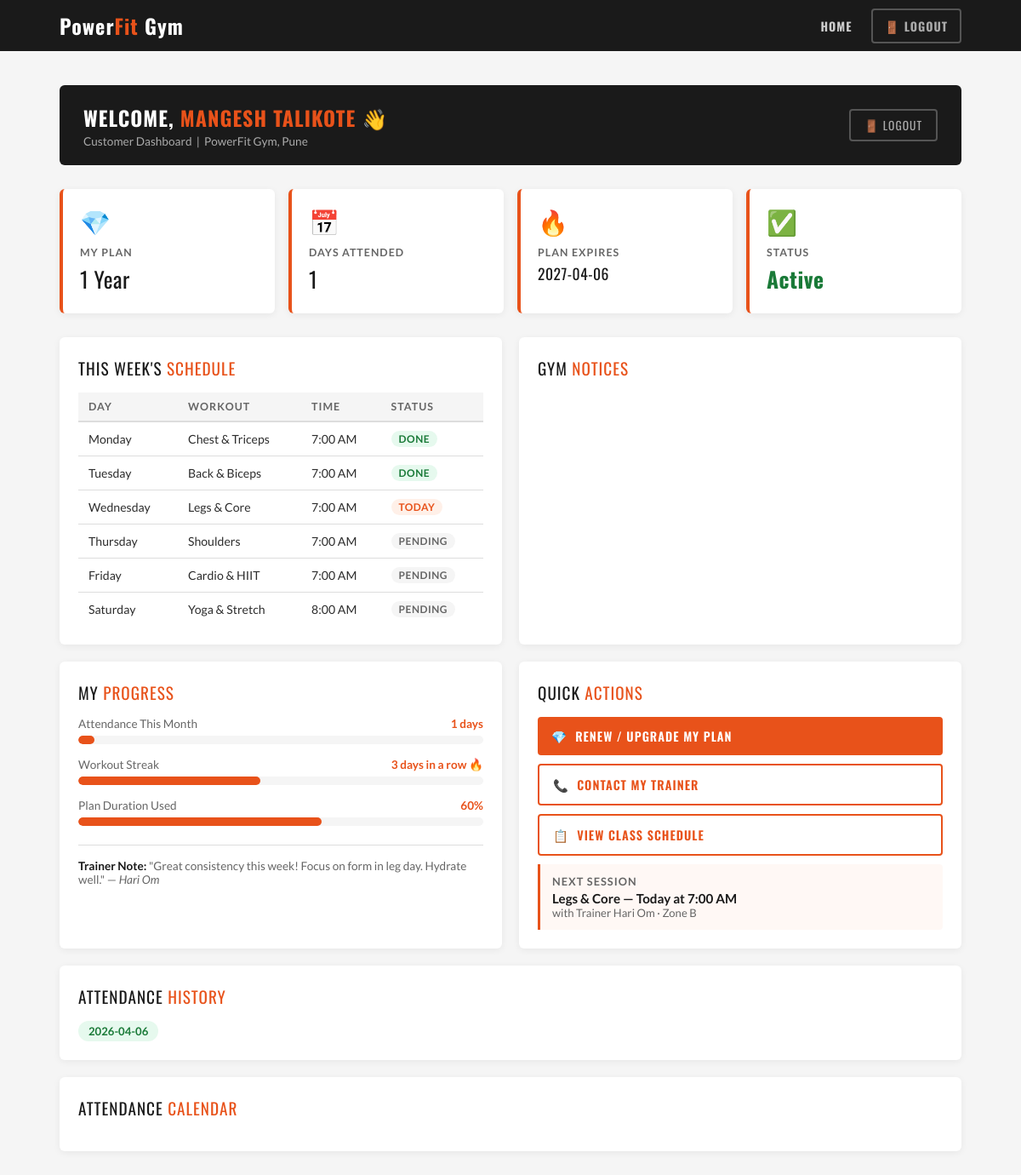
/dashboard (signed in), run on the app's committed database.
### tables this page shows
CREATE TABLE members(
        id INTEGER PRIMARY KEY AUTOINCREMENT,
        name TEXT,
        age INTEGER,
        plan TEXT,
        joining_date TEXT,
        expiry_date TEXT,
        status TEXT
    );

CREATE TABLE attendance(
        id INTEGER PRIMARY KEY AUTOINCREMENT,
        member_name TEXT,
        date TEXT
    );

### main.py (the view)
@app.route('/dashboard')
def dashboard():
    if 'user' not in session:
        return redirect('/?page=login')
    conn = sqlite3.connect("gym.db")
    cursor = conn.cursor()
    cursor.execute("SELECT * FROM members WHERE name=?", (session['user'],))
    member = cursor.fetchone()
    cursor.execute("SELECT date FROM attendance WHERE member_name=?", (session['user'],))
    attendance = cursor.fetchall()
    conn.close()
    if not member:
        session.clear()
        return redirect('/?page=login&error=1')
    return render_template("dashboard.html", member=member, attendance=attendance)

### templates/dashboard.html (shortened to what this page needs)
<!DOCTYPE html>
<html lang="en">
<head>
  <link href="https://cdn.jsdelivr.net/npm/fullcalendar@6.1.8/index.global.min.css" rel="stylesheet">
  <link rel="stylesheet" href="{{ url_for('static', filename='css/base.css') }}">
</head>
<body>
<nav>
  <div class="nav-inner">
    <div class="logo">Power<span>Fit</span> Gym</div>
    <div class="nav-links">
      <a href="/">Home</a>
      <a href="/logout" class="nav-logout">🚪 Logout</a>
    </div>
  </div>
</nav>
<div class="dash-bg">
  <div class="container">
    <div class="dash-header-bar">
      <div>
        <h2>Welcome, <span>{{ member[1] }}</span> 👋</h2>
        <p>Customer Dashboard &nbsp;|&nbsp; PowerFit Gym, Pune</p>
      </div>
      <a href="/logout" class="dash-logout">🚪 Logout</a>
    </div>
    <div class="dash-cards">
      <div class="dash-card">
        <div class="dash-card-icon">💎</div>
        <div class="dash-card-label">My Plan</div>
        <div class="dash-card-value">{{ member[3] }}</div>
      </div>
      <div class="dash-card">
        <div class="dash-card-icon">📅</div>
        <div class="dash-card-label">Days Attended</div>
        <div class="dash-card-value">{{ attendance|length }}</div>
      </div>
      <div class="dash-card">
        <div class="dash-card-icon">🔥</div>
        <div class="dash-card-label">Plan Expires</div>
        <div class="dash-card-value" style="font-size:1.1rem;">{{ member[5] }}</div>
      </div>
      <div class="dash-card">
        <div class="dash-card-icon">
          {% if member[6] == 'active' %}✅{% elif member[6] == 'expired' %}❌{% else %}⏳{% endif %}
        </div>
        <div class="dash-card-label">Status</div>
        <div class="dash-card-value">
          {% if member[6] == 'active' %}<span class="status-active">Active</span>
          {% elif member[6] == 'expired' %}<span class="status-expired">Expired</span>
          {% else %}<span class="status-pending">{{ member[6]|capitalize }}</span>{% endif %}
        </div>
      </div>
    </div>
    <div class="dash-row">
      <div class="dash-box" style="margin-bottom:0;">
        <div class="dash-section-title">This Week's <span>Schedule</span></div>
        <table class="schedule-table">
          <thead><tr><th>Day</th><th>Workout</th><th>Time</th><th>Status</th></tr></thead>
          <tbody>
            <tr><td>Monday</td><td>Chest &amp; Triceps</td><td>7:00 AM</td><td><span class="badge badge-green">Done</span></td></tr>
            <tr><td>Tuesday</td><td>Back &amp; Biceps</td><td>7:00 AM</td><td><span class="badge badge-green">Done</span></td></tr>
            <tr><td>Wednesday</td><td>Legs &amp; Core</td><td>7:00 AM</td><td><span class="badge badge-orange">Today</span></td></tr>
            <tr><td>Thursday</td><td>Shoulders</td><td>7:00 AM</td><td><span class="badge badge-grey">Pending</span></td></tr>
            <tr><td>Friday</td><td>Cardio &amp; HIIT</td><td>7:00 AM</td><td><span class="badge badge-grey">Pending</span></td></tr>
            <tr><td>Saturday</td><td>Yoga &amp; Stretch</td><td>8:00 AM</td><td><span class="badge badge-grey">Pending</span></td></tr>
          </tbody>
        </table>
      </div>
      <div class="dash-box" style="margin-bottom:0;">
        <div class="dash-section-title">Gym <span>Notices</span></div>
      </div>
    </div>
    <div class="dash-row">
      <div class="dash-box" style="margin-bottom:0;">
        <div class="dash-section-title">My <span>Progress</span></div>
        <div style="display:flex;flex-direction:column;gap:16px;">
          <div>
            <div style="display:flex;justify-content:space-between;font-size:0.85rem;color:var(--mid);margin-bottom:6px;"><span>Attendance This Month</span><span style="color:var(--orange);font-weight:700;">{{ attendance|length }} days</span></div>
            <div class="progress-bar-wrap"><div class="progress-bar-fill" style="width:{{ [attendance|length * 4, 100]|min }}%;"></div></div>
          </div>
          <div>
            <div style="display:flex;justify-content:space-between;font-size:0.85rem;color:var(--mid);margin-bottom:6px;"><span>Workout Streak</span><span style="color:var(--orange);font-weight:700;">3 days in a row 🔥</span></div>
            <div class="progress-bar-wrap"><div class="progress-bar-fill" style="width:45%;"></div></div>
          </div>
          <div>
            <div style="display:flex;justify-content:space-between;font-size:0.85rem;color:var(--mid);margin-bottom:6px;"><span>Plan Duration Used</span><span style="color:var(--orange);font-weight:700;">60%</span></div>
            <div class="progress-bar-wrap"><div class="progress-bar-fill" style="width:60%;"></div></div>
          </div>
        </div>
        <div style="margin-top:22px;padding-top:16px;border-top:1px solid var(--border);font-size:0.85rem;color:var(--mid);">
          <strong style="color:var(--black);">Trainer Note:</strong> "Great consistency this week! Focus on form in leg day. Hydrate well." — <em>Hari Om</em>
        </div>
      </div>
      <div class="dash-box" style="margin-bottom:0;">
        <div class="dash-section-title">Quick <span>Actions</span></div>
        <a href="/" class="q-btn q-btn-fill">💎 &nbsp;Renew / Upgrade My Plan</a>
        <a href="/" class="q-btn q-btn-outline">📞 &nbsp;Contact My Trainer</a>
        <a href="/" class="q-btn q-btn-outline">📋 &nbsp;View Class Schedule</a>
        <div style="margin-top:10px;background:#fff8f5;border-left:3px solid var(--orange);padding:12px 14px;border-radius:0 4px 4px 0;">
          <div style="font-size:0.8rem;font-weight:700;text-transform:uppercase;letter-spacing:1px;color:var(--mid);margin-bottom:3px;">Next Session</div>
          <div style="font-size:0.95rem;font-weight:700;color:var(--black);">Legs &amp; Core — Today at 7:00 AM</div>
          <div style="font-size:0.82rem;color:var(--mid);">with Trainer Hari Om · Zone B</div>
        </div>
      </div>
    </div>
    <div class="dash-box">
      <div class="dash-section-title">Attendance <span>History</span></div>
      <div class="att-chips">
        {% for a in attendance %}
          <span class="att-chip attendance-date">{{ a[0] }}</span>
        {% endfor %}
      </div>
    </div>
    <div class="dash-box">
      <div class="dash-section-title">Attendance <span>Calendar</span></div>
    </div>
  </div>
</div>
</body>
</html>

### static/css/base.css (style rules this page uses)
*, *::before, *::after { box-sizing: border-box; margin: 0; padding: 0; }
:root { --orange: #e8521a; --orange-dark: #c0410f; --black: #1a1a1a; --dark: #2d2d2d; --grey: #f5f5f5; --mid: #666; --white: #ffffff; --border: #ddd; --font-head: 'Oswald', sans-serif; --font-body: 'Lato', sans-serif; }
body { font-family: var(--font-body); color: var(--black); background: var(--white); margin: 0; }
a { text-decoration: none; color: inherit; }
nav { background: var(--black); position: sticky; top: 0; z-index: 100; }
.nav-inner { max-width: 1100px; margin: 0 auto; display: flex; align-items: center; justify-content: space-between; padding: 0 20px; height: 60px; }
.logo { font-family: var(--font-head); font-size: 1.5rem; font-weight: 700; color: var(--white); letter-spacing: 1px; }
.logo span { color: var(--orange); }
.nav-links { display: flex; gap: 8px; align-items: center; }
.nav-links a { color: #ccc; font-size: 0.88rem; font-weight: 700; padding: 8px 14px; border-radius: 4px; font-family: var(--font-head); letter-spacing: 1px; text-transform: uppercase; transition: background 0.2s, color 0.2s; }
.nav-links a.nav-logout { border: 2px solid #555; color: #aaa; }
.container { max-width: 1100px; margin: 0 auto; padding: 0 20px; }

### data on the page
members: name "MANGESH TALIKOTE", plan "1 Year", expiry_date "2027-04-06"
attendance: date "2026-04-06"

### other printed values
{{ attendance|length }} "1"
